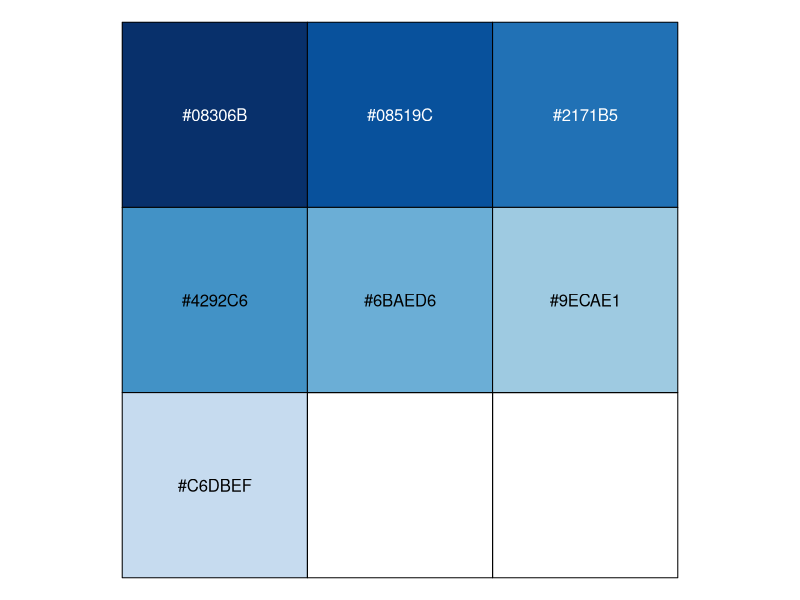
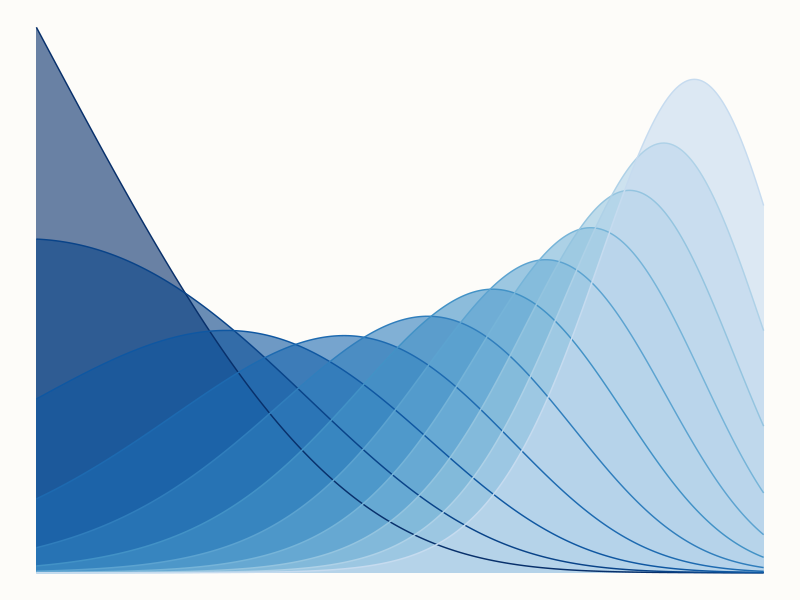
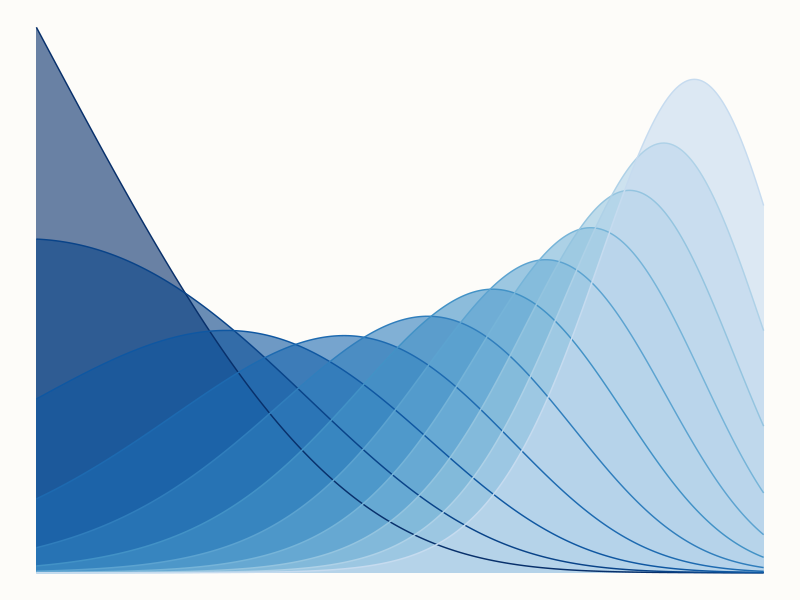

Write R code to recreate these figures, in order.
library(tidyverse)
library(RColorBrewer)

sev <- function(rew) {
    return(b_j + rew*a_j)
}

per <- function(p) {
    return(p)    
}

cost <- function(pl_e) {
    return(exp((pl_e * c_j)/e_j)-1)
}

V <- function(pl_e, pl_p, p, rew) {
    return(-sev(rew) * per(p) * (1 - pl_p) - cost(pl_e))
}

softmax <- function(z) {
    out <- c()
    count <- 0
    den <- sum(exp(z))
    for (e in z) {
        count <- count + 1
        out[count] <- exp(e) / den
    }
    return(out) 
}

a_j <- 8
c_j <- .5
e_j <- 1
b_j <- 0

d <- expand.grid(pl_e = seq(0, 5, by = .01), plan_slope = seq(0, .2, .02))
d$pl_p <- d$pl_e * d$plan_slope


d$v <- with(d, V(pl_e, pl_p, rew = 6, p = .5))

maxes <- d %>% 
    group_by(plan_slope) %>% 
    filter(v == max(v)) %>% 
    mutate(a_j = factor(a_j, levels = c('low', 'high'))) %>% 
    mutate(a_j = recode(a_j, `low` = 'Low Reward Sensitivity', `high` = 'High Reward Sensitivity'))  

colors <- c(
    '#616365',
    '#696e71',
    '#70787d',
    '#788389',
    '#808e96',
    '#899aa4',
    '#92a7b3',
    '#9cb5c4',
    '#a7c5d6'
)

blues <- rev(brewer.pal(9, 'Blues'))[1:7]
scales::show_col(blues)

d %>% 
    group_by(plan_slope) %>% 
    summarize(proba = softmax(v), pl_e = pl_e) %>% 
    ggplot(aes(x = pl_e, y = proba, group = plan_slope)) + 
    geom_ribbon(aes(ymin = 0, ymax = proba, fill = plan_slope), alpha = .6) + 
    geom_line(aes(color = plan_slope)) + 
    labs(
        x = 'Plan Effort',
        y = 'Probability of Choice',
        color = 'Security Plan Efficacy',
        fill ='Security Plan Efficacy',
    ) + 
    scale_fill_gradientn(colors = blues) + 
    scale_color_gradientn(colors = blues) + 
    theme_void() + 
    theme(axis.ticks = element_blank(),
          legend.text = element_blank(),
          axis.title = element_blank(),
          axis.text = element_blank(),
          panel.grid = element_blank(),
          legend.position = 'none',
          text = element_text(size = 8),
          legend.title = element_text(size = 6),
          panel.border = element_blank(),
          plot.tag.position = c(.002, 1),
          plot.tag = element_text(size = 10),
          panel.background = element_rect(fill = '#fdfcf9', color = NA),
          plot.margin = unit(c(0, 0, 0, 0), 'pt'))

ggsave('static/images/about_background.png', height = 1440, width = 2560, units = 'px', dpi = 300)


















